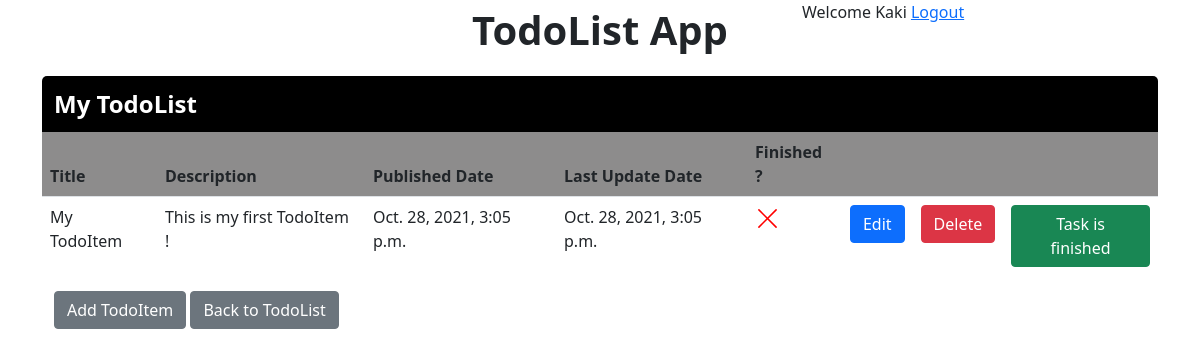
Page /5/ (signed in) on the committed database.
### TodoList/models.py (models this page shows, shortened)
class TodoListHasTodoItem(models.Model):
    todolist=models.ForeignKey(TodoList,on_delete=models.CASCADE)
    todoitem=models.ForeignKey(TodoItem,on_delete=models.CASCADE)

class TodoList(models.Model):
    name=models.CharField(max_length=200)
    pub_date=models.DateTimeField('date published',auto_now_add=True)
    update_date=models.DateTimeField('last update date',auto_now=True)

class TodoItem(models.Model):
    title=models.CharField(max_length=200)
    description=models.CharField(max_length=400)
    pub_date=models.DateTimeField('date published',auto_now_add=True)
    update_date=models.DateTimeField('last update date',auto_now=True)
    finished=models.BooleanField(default=False)

### TodoList/views.py (the view)
# urls.py: path('<int:pk_list>/', views.readTodoList, name='readTodoList'),
@login_required
def readTodoList(request,pk_list):
    if UserHasTodoList.objects.filter(user=request.user,todolist=pk_list):
        list=TodoListHasTodoItem.objects.filter(todolist=pk_list)
        return render(request,'TodoList/readTodoList.html',{'list':list,'pk_list':pk_list})
    else:
        messages.error(request,'Access Denied')
        return HttpResponseRedirect(reverse('TodoList:index'))

### TodoList/templates/TodoList/readTodoList.html (shortened to what this page needs)
{% extends 'TodoList/base.html' %}
{% block content %}
<div class="container">
    {% if list %}
    <div class="row">
        <div class="col-12 sub_title">
            {{list.0.todolist.name}}
        </div>
    </div>
    <div class="row">
        <table class="table">
            <thead>
                <th>Title</th>
                <th>Description</th>
                <th>Published Date</th>
                <th>Last Update Date</th>
                <th>Finished ?</th>
                <th></th><th></th><th></th>
            </thead>
            <tbody>
                {% for l in list %}
                    <tr>
                        <td>{{l.todoitem.title}}</td>
                        <td>{{l.todoitem.description}}</td>
                        <td>{{l.todoitem.pub_date}}</td>
                        <td>{{l.todoitem.update_date}}</td>
                        <td>
                        </td>
                        <td><a class="btn btn-primary" href="{% url 'TodoList:updateTodoItem' pk_list l.todoitem.id %}">Edit</a></td>
                        <td><a class="btn btn-danger" href="{% url 'TodoList:deleteTodoItem' pk_list l.todoitem.id %}">Delete</a></td>
                        <td>
                            <form action="{% url 'TodoList:toggleFinished' pk_list l.todoitem.id %}" method="POST">
                                {% if l.todoitem.finished %}
                                    <button type=submit class="btn btn-danger">Task is not finished</button>
                                {% else %}
                                    <button type=submit class="btn btn-success"> Task is finished</button>
                                {% endif %}
                            </form>
                        </td>
                    </tr>
                {% endfor %}
            </tbody>
        </table>
    </div>
    {% else %}
        <div class="row">
            <div class="col-12 text-center">
                There are no TodoItem
            </div>
        </div>
    {% endif %}
    <div class="row">
        <div class="col-12">
            <a class="btn btn-secondary" href="{% url 'TodoList:addTodoItem' pk_list %}">Add TodoItem</a>
            <a class="btn btn-secondary" href="{% url 'TodoList:index' %}">Back to TodoList</a>
        </div>
    </div>
</div>
{% endblock %}

### TodoList/templates/TodoList/base.html (shortened to what this page needs)
<!DOCTYPE html>
<html lang="en">
  <head>
    <link href="https://cdn.jsdelivr.net/npm/bootstrap@5.1.3/dist/css/bootstrap.min.css" rel="stylesheet">
    {% load static %}
    <link rel="stylesheet" type="text/css" href="{% static 'TodoList/style.css' %}">
  </head>
  <body>
    <div class="container">
      <div class="row">
        <div class="col-12 col-md-4 offset-md-4 fs-1 fw-bold text-center pb-3">
          TodoList App
        </div>
        {% if user.is_authenticated %}
          <div class="col-12 col-md-4">
            Welcome {{user.get_username}}
            <a href="{% url 'logout'%}">Logout</a>
          </div>
        {% endif %}
      </div>
      {% block content %}{% endblock %}
    </div>
  </body>
</html>

### TodoList/static/TodoList/style.css (style rules this page uses)
.sub_title { font-size: 150%; font-weight: bold; background-color: black; color:white; border-top-left-radius: 5px; border-top-right-radius: 5px; padding-top: 10px; padding-bottom: 10px; }
table { padding:0; }
thead { background-color: rgb(141, 140, 140); }
.table>:not(:first-child) { border:none; }
td { border: none; text-overflow:ellipsis ; }

### rows in the picture
TodoListHasTodoItem: todolist.name "My TodoList", todoitem "My TodoItem", todoitem.description "This is my first TodoItem !", todoitem.pub_date "Oct. 28, 2021, 3:05 p.m.", todoitem.update_date "Oct. 28, 2021, 3:05 p.m.", shows "Task is finished"

### other values in the picture
{{ user.get_username }} "Kaki"
